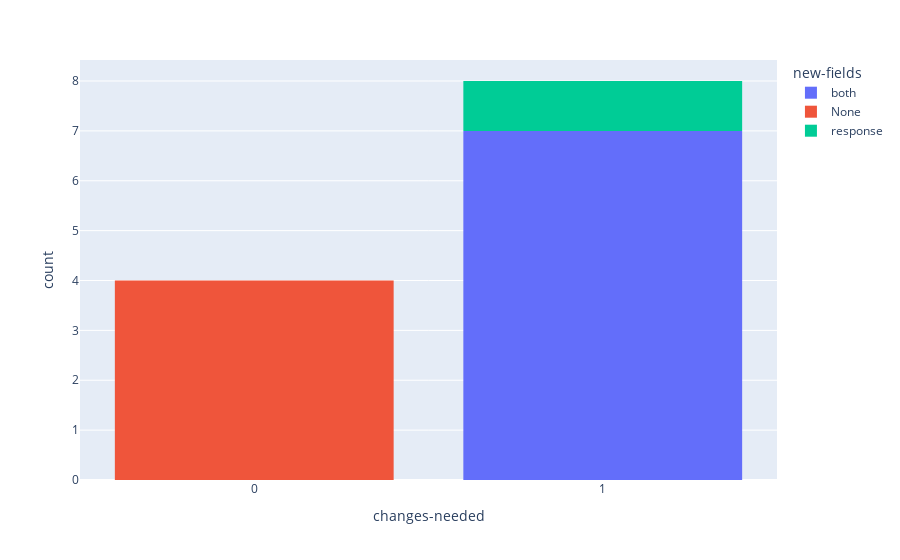

Source (notebook cell):
### Code cell
fig = px.histogram(responses_df.loc[responses_df['status']=='submitted'], x='changes-needed', color='new-fields')
fig.update_xaxes(dtick=1)
fig.update_layout(bargap=0.2)
fig.show()

### Figure 1 — Plotly figure (JSON) as saved in the notebook; plotly's stock layout.template omitted (floating-point values rounded to 4 significant figures)
{"data": [{"alignmentgroup": "True", "bingroup": "x", "hovertemplate": "new-fields=both<br>changes-needed=%{x}<br>count=%{y}<extra></extra>", "legendgroup": "both", "marker": {"color": "#636efa", "pattern": {"shape": ""}}, "name": "both", "offsetgroup": "both", "orientation": "v", "showlegend": true, "type": "histogram", "x": [1, 1, 1, 1, 1, 1, 1], "xaxis": "x", "yaxis": "y"}, {"alignmentgroup": "True", "bingroup": "x", "hovertemplate": "new-fields=None<br>changes-needed=%{x}<br>count=%{y}<extra></extra>", "legendgroup": "None", "marker": {"color": "#EF553B", "pattern": {"shape": ""}}, "name": "None", "offsetgroup": "None", "orientation": "v", "showlegend": true, "type": "histogram", "x": [0, 0, 0, 0], "xaxis": "x", "yaxis": "y"}, {"alignmentgroup": "True", "bingroup": "x", "hovertemplate": "new-fields=response<br>changes-needed=%{x}<br>count=%{y}<extra></extra>", "legendgroup": "response", "marker": {"color": "#00cc96", "pattern": {"shape": ""}}, "name": "response", "offsetgroup": "response", "orientation": "v", "showlegend": true, "type": "histogram", "x": [1], "xaxis": "x", "yaxis": "y"}], "layout": {"bargap": 0.2, "barmode": "relative", "legend": {"title": {"text": "new-fields"}, "tracegroupgap": 0}, "margin": {"t": 60}, "xaxis": {"anchor": "y", "domain": [0, 1], "dtick": 1, "title": {"text": "changes-needed"}}, "yaxis": {"anchor": "x", "domain": [0, 1], "title": {"text": "count"}}}}
